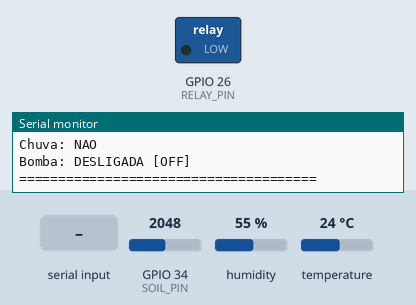
The sketch below on a simulated ESP32. On the bench: switched loads named in the sketch (green lamp = pin HIGH), the last lines printed to the serial monitor. The test bench sets the inputs (shaded band); at power-on: GPIO 34 (SOIL_PIN) = 2048, humidity 55 %, temperature 24 °C. WiFi joins after 1.5 s; servers stay silent unless stated; uploads are accepted with an empty reply.

Above: at 2.8 s.
2.9 s: GPIO 34 (SOIL_PIN) set to 2215
At 5.3 s:
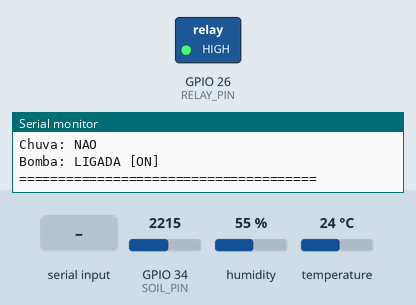
13.1 s: "1" received over Serial
At 15.5 s:
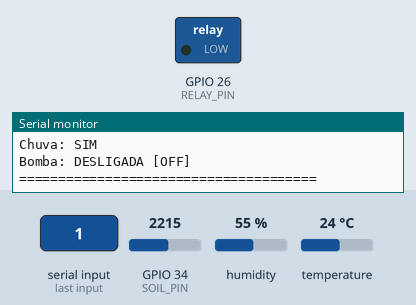
Timing chart, 0 to 17.0 s (numbered marks = the images above; inputs shaded):
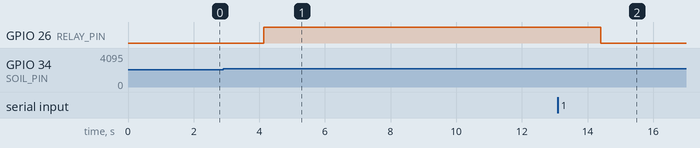

Measured:
- the behaviour switches between 2159 and 2160 on GPIO 34 (SOIL_PIN) (found by bisection; images 0 and 1)
- after the input at 2.9 s, GPIO 26 (RELAY_PIN): LOW → HIGH after 1.2 s
- after the input at 13.1 s, GPIO 26 (RELAY_PIN): HIGH → LOW after 1.3 s

The sketch:

sktech_wifi.ino
```cpp
#include <WiFi.h>
#include <HTTPClient.h>
#include <WiFiClientSecure.h>
#include "DHT.h"

// ================================================================
// FARMTECH SOLUTIONS - FASE 7 (EDGE IOT + WI-FI + FLASK CLOUD)
// DHT22 + Potenciômetro de Solo + Relay Module
// ================================================================

// ===== WI-FI WOKWI =====
const char *ssid = "Wokwi-GUEST";
const char *password = "";

// ===== SERVIDOR FLASK (RENDER) =====
const char *serverURL = "https://farmtech-solutions-2-0.onrender.com/api/dados";

// ===== SENSORES =====
#define DHTPIN 15
#define DHTTYPE DHT22
DHT dht(DHTPIN, DHTTYPE);

#define SOIL_PIN 34
#define RELAY_PIN 26

bool estadoN = false;
bool estadoP = false;
bool estadoK = false;
bool previsaoChuva = false;

float temperatura = 0;
float umidadeAr = 0;
int umidadeSolo = 0;

unsigned long ultimoEnvio = 0;
const unsigned long intervaloEnvio = 10000;

void setup()
{
  Serial.begin(115200);
  Serial.setTimeout(50);

  digitalWrite(RELAY_PIN, LOW);
  pinMode(RELAY_PIN, OUTPUT);

  dht.begin();

  Serial.println();
  Serial.println("====================================");
  Serial.println("  FARMTECH SOLUTIONS — IOT CLOUD");
  Serial.println("====================================");
  Serial.print("Conectando ao Wi-Fi Wokwi");

  WiFi.begin(ssid, password);
  while (WiFi.status() != WL_CONNECTED)
  {
    delay(400);
    Serial.print(".");
  }

  Serial.println("\n✅ Wi-Fi conectado!");
  Serial.print("IP ESP32: ");
  Serial.println(WiFi.localIP());
  Serial.println("Comandos Serial: 0 = Sem chuva | 1 = Chuva prevista");
  Serial.println("------------------------------------");
}

void lerPrevisaoChuva()
{
  while (Serial.available() > 0)
  {
    char comando = Serial.read();
    if (comando == '0')
    {
      previsaoChuva = false;
      Serial.println(">> Previsão: SEM CHUVA (Irrigação liberada)");
    }
    else if (comando == '1')
    {
      previsaoChuva = true;
      Serial.println(">> Previsão: CHUVA (Irrigação suspensa)");
    }
  }
}

void atualizarNPK(int valor)
{
  if (valor < 720)
  {
    estadoN = false;
    estadoP = false;
    estadoK = false;
  }
  else if (valor < 1440)
  {
    estadoN = true;
    estadoP = false;
    estadoK = false;
  }
  else if (valor < 2160)
  {
    estadoN = true;
    estadoP = true;
    estadoK = false;
  }
  else
  {
    estadoN = true;
    estadoP = true;
    estadoK = true;
  }
}

void controlarBomba()
{
  bool npkCompleto = estadoN && estadoP && estadoK;

  // CORREÇÃO AGRONÔMICA: A bomba só deve ligar se o solo estiver seco (< 60%),
  // com nutrientes balanceados e SEM previsão de chuva.
  bool soloSeco = (umidadeSolo < 60);

  if (npkCompleto && !previsaoChuva && soloSeco)
  {
    digitalWrite(RELAY_PIN, HIGH);
  }
  else
  {
    digitalWrite(RELAY_PIN, LOW);
  }
}

void exibirStatus(int valorSolo)
{
  Serial.println();
  Serial.println("========== FARMTECH MONITOR ==========");
  Serial.print("Temp: ");
  Serial.print(temperatura);
  Serial.println(" C");
  Serial.print("Umidade Ar: ");
  Serial.print(umidadeAr);
  Serial.println(" %");
  Serial.print("Umidade Solo: ");
  Serial.print(umidadeSolo);
  Serial.println(" %");
  Serial.print("N: ");
  Serial.print(estadoN ? "OK " : "DEFICIT ");
  Serial.print("| P: ");
  Serial.print(estadoP ? "OK " : "DEFICIT ");
  Serial.print("| K: ");
  Serial.println(estadoK ? "OK" : "DEFICIT");
  Serial.print("Chuva: ");
  Serial.println(previsaoChuva ? "SIM" : "NAO");
  Serial.print("Bomba: ");
  Serial.println(digitalRead(RELAY_PIN) == HIGH ? "LIGADA [ON]" : "DESLIGADA [OFF]");
  Serial.println("======================================");
}

void enviarDados(float temp, float umidAr, int umidSolo)
{
  if (WiFi.status() != WL_CONNECTED)
  {
    Serial.println("Aviso: Wi-Fi desconectado.");
    return;
  }

  WiFiClientSecure client;
  client.setInsecure();
  client.setHandshakeTimeout(120);

  HTTPClient http;
  http.begin(client, serverURL);
  http.addHeader("Content-Type", "application/json");

  String jsonPayload = "{\"temperatura\":" + String(temp, 2) +
                       ",\"umidade_ar\":" + String(umidAr, 2) +
                       ",\"umidade_solo\":" + String(umidSolo) + "}";

  int httpCode = http.POST(jsonPayload);
  if (httpCode > 0)
  {
    Serial.print("✅ Telemetria transmitida ao Flask! Status HTTP: ");
    Serial.println(httpCode);
  }
  else
  {
    Serial.print("Aviso no envio HTTP: ");
    Serial.println(http.errorToString(httpCode));
  }
  http.end();
}

void loop()
{
  lerPrevisaoChuva();

  temperatura = dht.readTemperature();
  umidadeAr = dht.readHumidity();
  int valorSolo = analogRead(SOIL_PIN);
  umidadeSolo = map(valorSolo, 0, 4095, 0, 100);

  atualizarNPK(valorSolo);
  controlarBomba();
  exibirStatus(valorSolo);

  if (millis() - ultimoEnvio >= intervaloEnvio)
  {
    if (!isnan(temperatura) && !isnan(umidadeAr))
    {
      enviarDados(temperatura, umidadeAr, umidadeSolo);
    }
    ultimoEnvio = millis();
  }

  delay(2500);
}
```
